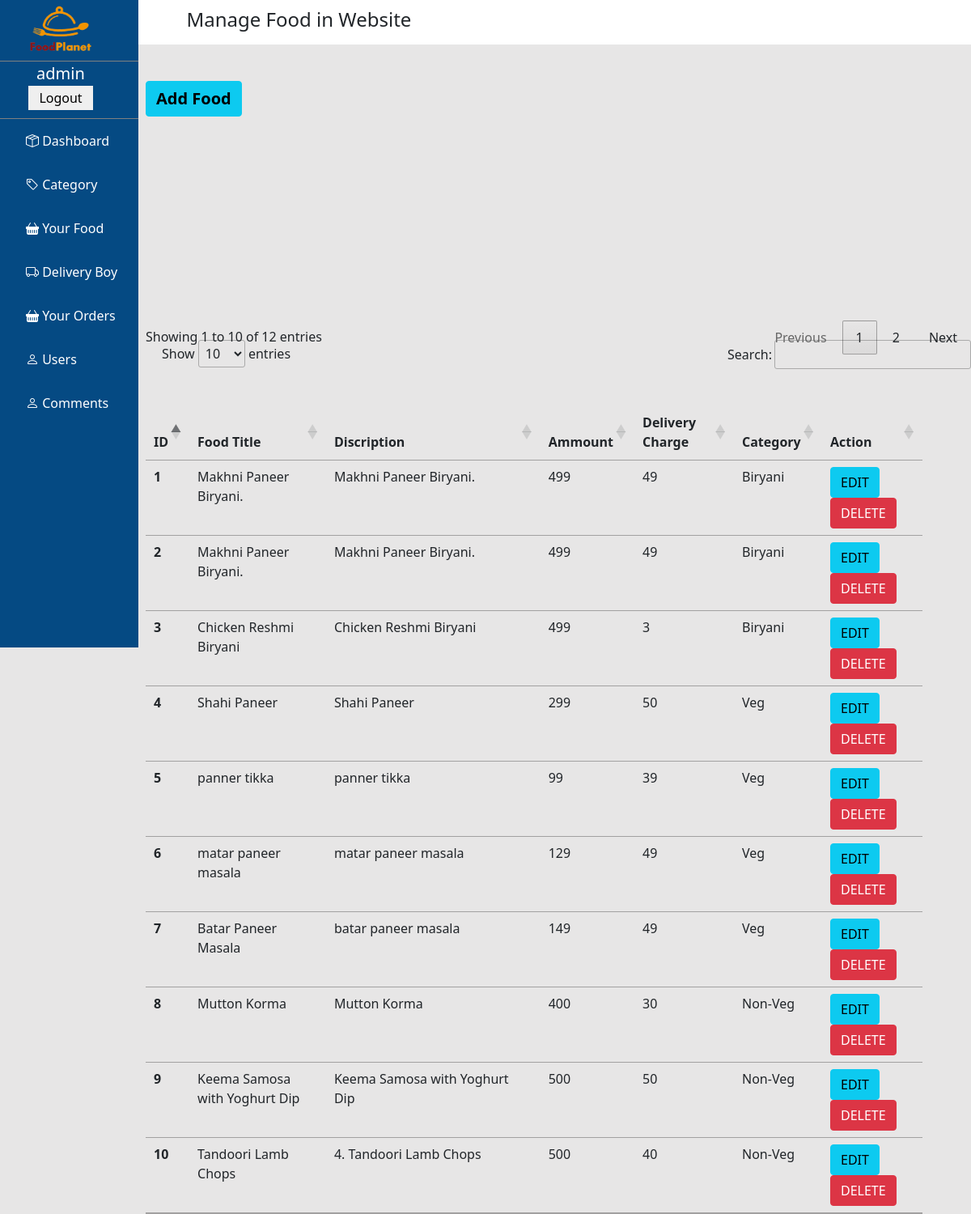
The app's page /admin/your_food.php (signed in) with its own data.
### tables this page shows
CREATE TABLE `food_details` (
  `food_id` int(11) NOT NULL,
  `name` varchar(50) NOT NULL,
  `discription` text NOT NULL,
  `amount` int(10) NOT NULL,
  `delivery_charge` int(11) NOT NULL,
  `image` varchar(225) NOT NULL,
  `category` varchar(100) NOT NULL,
  `date` datetime NOT NULL DEFAULT current_timestamp()
);

### admin/your_food.php (the view, shortened to what this page needs)
<?php include "partials/_dbconnect.php";?>
<!doctype html>
<html lang="en">
<head>
    <link href="https://cdn.jsdelivr.net/npm/bootstrap@5.1.3/dist/css/bootstrap.min.css" rel="stylesheet"
>
    <link rel="stylesheet" href="https://cdn.jsdelivr.net/npm/bootstrap-icons@1.3.0/font/bootstrap-icons.css">
    <link rel="stylesheet" href="//cdn.datatables.net/1.12.1/css/jquery.dataTables.min.css">
</head>
<body>
    <div id="main_contain">
        <?php include "partials/_navbar.php"?>
        <div class="side_navbar">
            <h4>Manage Food in Website</h4>
        </div>
        <div class="add_category">
            <button type="button" class="btn btn-info"><a href="add_food.php"
                    style="color:black; font-weight:700; font-size:20px">Add Food</a></button>
        </div>
    </div>
    <table class="table" id="myTable">
        <thead>
            <tr>
                <th scope="col"> ID</th>
                <th scope="col"> Food Title</th>
                <th scope="col"> Discription</th>
                <th scope="col"> Ammount</th>
                <th scope="col">Delivery Charge</th>
                <th scope="col">Category</th>
                <th scope="col">Action</th>
            </tr>
        </thead>
        <tbody>
            <?php
    $sql = "SELECT * FROM `food_details` ORDER BY `food_id` DESC";
    $result = mysqli_query($conn, $sql);
    $sno = 0;
    while($rows = mysqli_fetch_assoc($result)){
      $id = $rows['food_id'];
      $food_name = $rows['name'];
      $food_disc = $rows['discription'];
      $food_ammount = $rows['amount'];
      $food_delivery_charge = $rows['delivery_charge'];
      $food_category = $rows['category'];
      $sno = $sno+1;
      echo '<tr>
      <th scope="row">'.$sno.'</th>
      <td>'.$food_name.'</td>
      <td>'.substr($food_disc,0,70).'</td>
      <td>'.$food_ammount.'</td>
      <td>'.$food_delivery_charge.'</td>
      <td>'.$food_category.'</td>
      <td>
      <button type="submit" data-bs-toggle="modal" data-bs-target="#modalEdit" class="edit_food_info btn btn-info" id =e'.$id.'>EDIT</button>
      <button type="submit" class="dlt_food_info btn btn-danger" id ='.$id.'>DELETE</button></td>
      </tr>';
    }
  ?>
</body>
</html>

### records on screen
food_details: name "Makhni Paneer Biryani.", discription "Makhni Paneer Biryani.", amount "499", delivery_charge "49", category "Biryani"
food_details: name "Makhni Paneer Biryani.", discription "Makhni Paneer Biryani.", amount "499", delivery_charge "49", category "Biryani"
food_details: name "Chicken Reshmi Biryani", discription "Chicken Reshmi Biryani", amount "499", delivery_charge "3", category "Biryani"
food_details: name "Shahi Paneer", discription "Shahi Paneer", amount "299", delivery_charge "50", category "Veg"
food_details: name "panner tikka", discription "panner tikka", amount "99", delivery_charge "39", category "Veg"
food_details: name "matar paneer masala", discription "matar paneer masala", amount "129", delivery_charge "49", category "Veg"
food_details: name "Batar Paneer Masala", discription "batar paneer masala", amount "149", delivery_charge "49", category "Veg"
food_details: name "Mutton Korma", discription "Mutton Korma", amount "400", delivery_charge "30", category "Non-Veg"
food_details: name "Keema Samosa with Yoghurt Dip", discription "Keema Samosa with Yoghurt Dip", amount "500", delivery_charge "50", category "Non-Veg"
food_details: name "Tandoori Lamb Chops", discription "4. Tandoori Lamb Chops", amount "500", delivery_charge "40", category "Non-Veg"

### other values on screen
$_SESSION['admin_info'] "admin"
